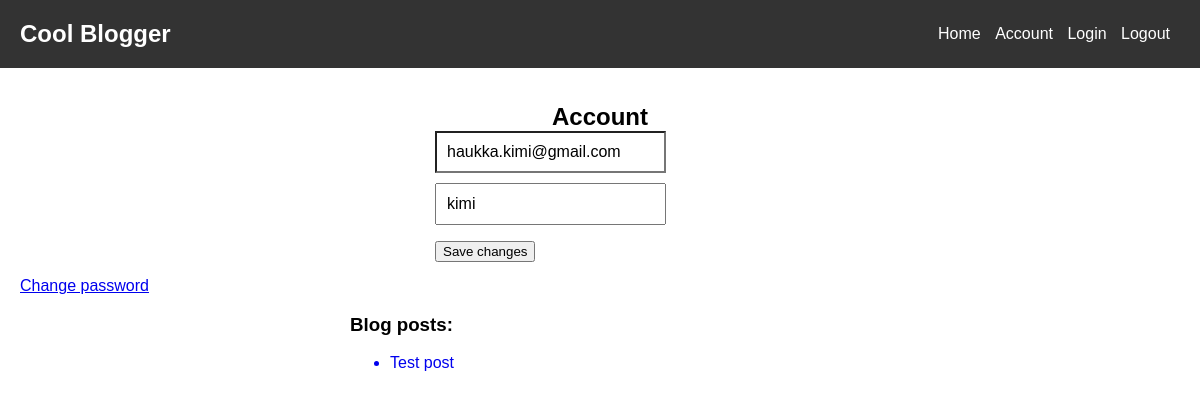
The page /account/ (signed in) on the database as committed earlier.
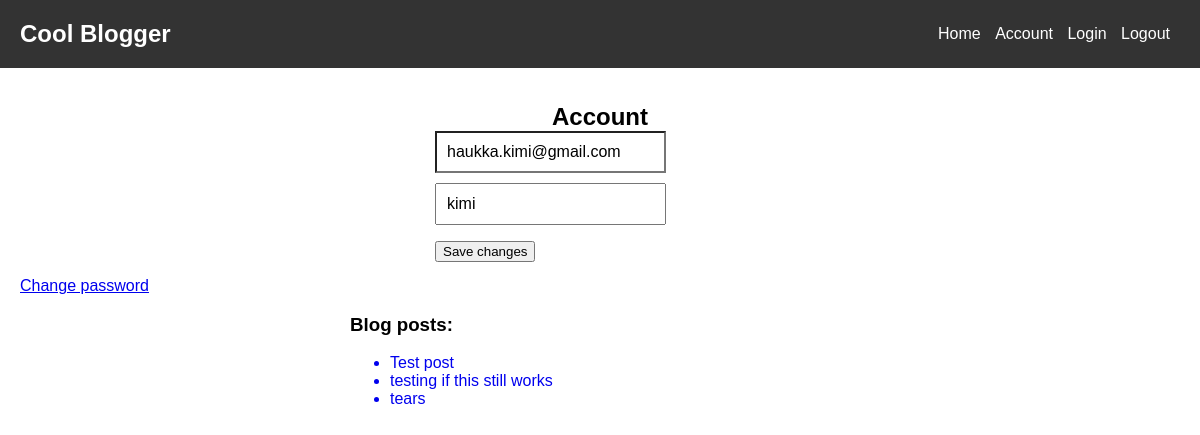
The same page on the database as committed later.
### blog/models.py (models this page shows)
class BlogPost(models.Model):
	title 					= models.CharField(max_length=50, null=False, blank=False)
	body 					= models.TextField(max_length=5000, null=False, blank=False)
	image		 			= models.ImageField(upload_to=upload_location, null=True, blank=True)
	date_published 			= models.DateTimeField(auto_now_add=True, verbose_name="date published")
	date_updated 			= models.DateTimeField(auto_now=True, verbose_name="date updated")
	author 					= models.ForeignKey(settings.AUTH_USER_MODEL, on_delete=models.CASCADE)
	slug 					= models.SlugField(blank=True, unique=True)
	def __str__(self):
		return self.title

### account/views.py (the view)
# urls.py: path('account/', account_view, name="account"),
def account_view(request):
	if not request.user.is_authenticated:
			return redirect("login")
	context = {}
	if request.POST:
		form = AccountUpdateForm(request.POST, instance=request.user)
		if form.is_valid():
			form.initial = {
					"email": request.POST['email'],
					"username": request.POST['username'],
			}
			form.save()
			context['success_message'] = "Updated"
	else:
		form = AccountUpdateForm(
			initial={
					"email": request.user.email,
					"username": request.user.username,
				}
			)
	context['account_form'] = form
	blog_posts = BlogPost.objects.filter(author=request.user)
	context['blog_posts'] = blog_posts
	return render(request, "account/account.html", context)

### account/forms.py (shortened to what this page needs)
class AccountUpdateForm(forms.ModelForm):
	class Meta:
		model = Account
		fields = ('email', 'username', )

### account/templates/account/account.html (shortened to what this page needs)
{% extends 'base.html' %}
{% block content %}
<form class="form-signin" method="post">{% csrf_token %}
  <h1 class="h3 mb-3 font-weight-normal">Account</h1>
  <input type="email" name="email" id="inputEmail" class="form-control" placeholder="Email address" required autofocus value={{account_form.initial.email}}>
  <input type="text" name="username" id="inputUsername" class="form-control" placeholder="Username" required
  value="{{account_form.initial.username}}">
  <button class="btn btn-lg btn-primary btn-block" type="submit">Save changes</button>
</form>
<div class="d-flex flex-column">
  <a class="m-auto" href="{% url 'password_change' %}">Change password</a>
</div>
<div class="container mt-4 p-4">
  <div class="row">
    <div class="blog-posts">
      <h3 class="mb-3 font-weight-normal">Blog posts:</h3>
      {% if blog_posts %}
        <ul class="list-group">
        {% for post in blog_posts %}
          <a href="{% url 'blog:detail' post.slug %}" style="text-decoration: none;"><li class="list-group-item">{{post}}</li></a>
        {% endfor %}
        </ul>
      {% else %}
        <p>You have no blog posts. Create a post <a href="{% url 'blog:create' %}">here</a>.</p>
      {% endif %}
    </div>
  </div>
</div>
{% endblock content %}

Rows that differ between the two databases and show on the page:
added BlogPost: title "testing if this still works"
added BlogPost: title "tears"
